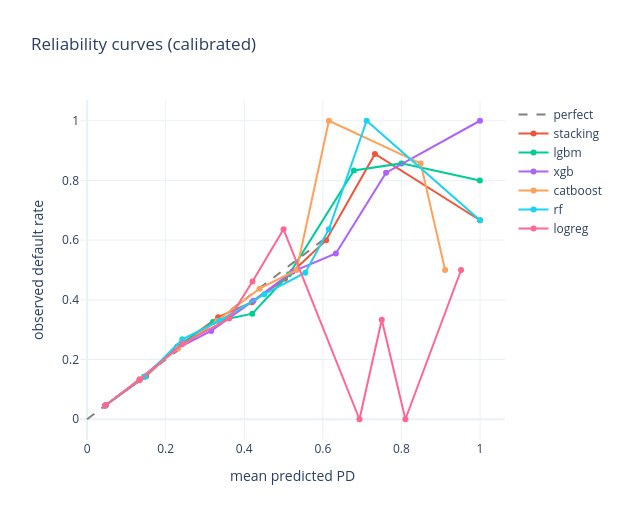

The notebook cell saved with this chart:
### Markdown cell above
## 2 · Reliability (calibration) curves
Bin predictions, plot mean predicted PD vs observed default rate. On the diagonal = perfectly calibrated.

### Code cell
import plotly.graph_objects as go

def reliability(y_true, p, n_bins=10):
    bins = np.linspace(0, 1, n_bins + 1)
    idx = np.clip(np.digitize(p, bins) - 1, 0, n_bins - 1)
    xs, ys = [], []
    for b in range(n_bins):
        m = idx == b
        if m.any():
            xs.append(p[m].mean()); ys.append(np.asarray(y_true)[m].mean())
    return xs, ys

fig = go.Figure()
fig.add_trace(go.Scatter(x=[0, 0.6], y=[0, 0.6], mode='lines', name='perfect',
                         line=dict(dash='dash', color='grey')))
for name in board['model']:
    xs, ys = reliability(y_te, proba[name])
    fig.add_trace(go.Scatter(x=xs, y=ys, mode='lines+markers', name=name))
fig.update_layout(template='plotly_white', width=620, height=520,
                  title='Reliability curves (calibrated)', xaxis_title='mean predicted PD',
                  yaxis_title='observed default rate')
fig.show()

### Figure 1 — Plotly figure (JSON) as saved in the notebook; plotly's stock layout.template omitted (floating-point values rounded to 4 significant figures)
{"data": [{"line": {"color": "grey", "dash": "dash"}, "mode": "lines", "name": "perfect", "type": "scatter", "x": [0, 0.6], "y": [0, 0.6]}, {"mode": "lines+markers", "name": "stacking", "type": "scatter", "x": [0.04805, 0.1499, 0.2289, 0.3334, 0.4197, 0.5038, 0.6083, 0.7326, 1.0], "y": [0.04794, 0.1442, 0.2417, 0.3421, 0.3922, 0.471, 0.6, 0.8889, 0.6667]}, {"mode": "lines+markers", "name": "lgbm", "type": "scatter", "x": [0.04555, 0.1453, 0.2317, 0.3204, 0.4205, 0.5139, 0.6792, 0.8, 0.9997], "y": [0.04561, 0.1422, 0.2446, 0.3257, 0.3537, 0.4856, 0.8333, 0.8571, 0.8]}, {"mode": "lines+markers", "name": "xgb", "type": "scatter", "x": [0.04659, 0.1335, 0.2235, 0.3158, 0.4235, 0.5223, 0.6331, 0.7609, 1.0], "y": [0.04593, 0.134, 0.2332, 0.2959, 0.3973, 0.4938, 0.5556, 0.8261, 1.0]}, {"mode": "lines+markers", "name": "catboost", "type": "scatter", "x": [0.04586, 0.1353, 0.2313, 0.3309, 0.4389, 0.5333, 0.6154, 0.849, 0.9112], "y": [0.0453, 0.135, 0.237, 0.3299, 0.4375, 0.5, 1.0, 0.8571, 0.5]}, {"mode": "lines+markers", "name": "rf", "type": "scatter", "x": [0.04607, 0.1476, 0.2422, 0.3366, 0.4512, 0.5552, 0.6154, 0.7115, 1.0], "y": [0.0462, 0.1424, 0.2679, 0.3294, 0.4189, 0.4909, 0.6364, 1.0, 0.6667]}, {"mode": "lines+markers", "name": "logreg", "type": "scatter", "x": [0.04587, 0.1336, 0.2427, 0.3617, 0.4209, 0.5, 0.6932, 0.75, 0.8101, 0.9519], "y": [0.04583, 0.131, 0.2525, 0.3375, 0.4615, 0.6364, 0.0, 0.3333, 0.0, 0.5]}], "layout": {"height": 520, "title": {"text": "Reliability curves (calibrated)"}, "width": 620, "xaxis": {"title": {"text": "mean predicted PD"}}, "yaxis": {"title": {"text": "observed default rate"}}}}
